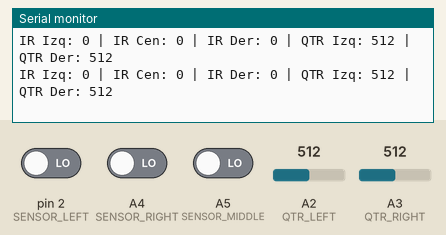
Simulated run of this sketch. Board: Arduino Uno, built with avr-gcc and run on an emulated ATmega328P. On the bench: the last lines printed to the serial monitor. The inputs (shaded band) are chosen by the test bench; at power-on: A2 (QTR_LEFT) = 512, A3 (QTR_RIGHT) = 512, pin 2 (SENSOR_LEFT) LOW, A4 (SENSOR_RIGHT) LOW, A5 (SENSOR_MIDDLE) LOW.

Above: at 1.2 s.
1.3 s: A2 (QTR_LEFT) set to 109
At 1.74 s:
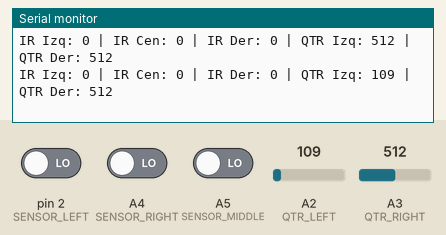
4.3 s: A2 (QTR_LEFT) set to 94
At 4.45 s:
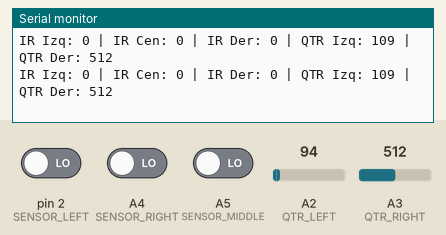
7.3 s: A2 (QTR_LEFT) set to 987
At 7.46 s:
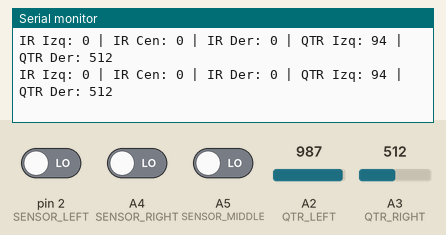
10.3 s: A2 (QTR_LEFT) set to 1010
At 10.47 s:
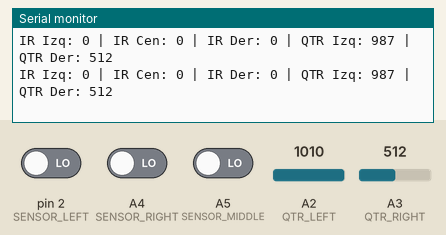
13.3 s: A3 (QTR_RIGHT) set to 107
At 13.49 s:
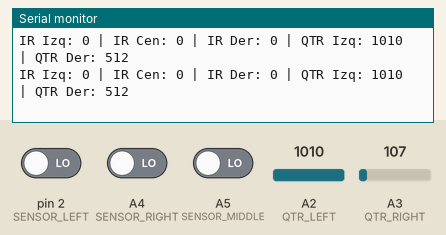
16.3 s: A3 (QTR_RIGHT) set to 91
At 16.5 s:
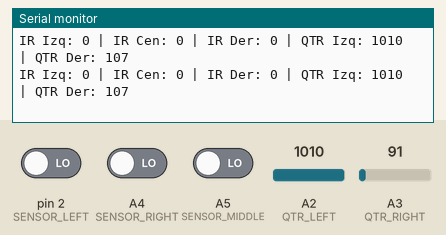
Timing chart, 0 to 18.8 s (numbered marks = the images above; inputs shaded):
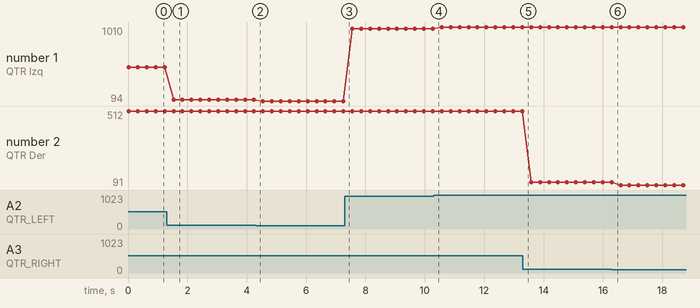

The sketch:

prueba_sensores.ino
```cpp
/*
  Mini Sumo Dojo
  Prueba de los 5 sensores
  Tarjeta Azimov Team
*/

// Sensores de oponente JS40F
#define SENSOR_LEFT   2
#define SENSOR_MIDDLE A5
#define SENSOR_RIGHT  A4

// Sensores de linea QTR-1A
#define QTR_LEFT  A2
#define QTR_RIGHT A3

void setup() {
  Serial.begin(9600);

  pinMode(SENSOR_LEFT, INPUT);
  pinMode(SENSOR_MIDDLE, INPUT);
  pinMode(SENSOR_RIGHT, INPUT);

  Serial.println("=== PRUEBA DE SENSORES ===");
}

void loop() {

  // Lectura de sensores de oponente
  int irL = digitalRead(SENSOR_LEFT);
  int irC = digitalRead(SENSOR_MIDDLE);
  int irR = digitalRead(SENSOR_RIGHT);

  // Lectura de sensores de linea
  int qtrL = analogRead(QTR_LEFT);
  int qtrR = analogRead(QTR_RIGHT);

  Serial.print("IR Izq: ");
  Serial.print(irL);

  Serial.print(" | IR Cen: ");
  Serial.print(irC);

  Serial.print(" | IR Der: ");
  Serial.print(irR);

  Serial.print(" | QTR Izq: ");
  Serial.print(qtrL);

  Serial.print(" | QTR Der: ");
  Serial.println(qtrR);

  delay(300);
}
```

Measured:
- after the input at 1.3 s, the serial monitor: prints a new line after 0.23 s (image 1)
- plotted number 1: 512 → 109 after the input at 1.3 s, 109 → 94 after the input at 4.3 s, 94 → 987 after the input at 7.3 s, 987 → 1010 after the input at 10.3 s
- plotted number 2: 512 → 107 after the input at 13.3 s, 107 → 91 after the input at 16.3 s
